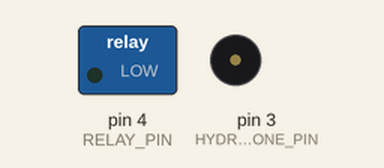
This sketch was run on a simulated Arduino Uno, built with avr-gcc and run on an emulated ATmega328P. On the bench: switched loads named in the sketch (green lamp = pin HIGH), buzzer (waves = sounding).

Above: at 0.1 s.
At 0.6 s:
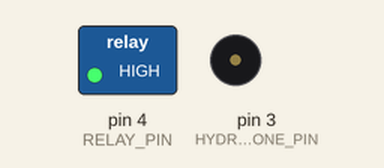
Timing chart, 0 to 2.1 s (numbered marks = the images above):
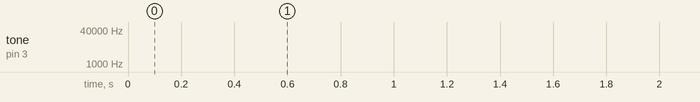

The sketch:

TestFrequencySweep.ino
```cpp
// Import default libraries
#include <Arduino.h>
#include "pindefs.h" // Pin definitions

void setup() {
  delay(500);
  pinMode(RELAY_PIN, OUTPUT);
  pinMode(HYDROPHONE_PIN, OUTPUT);

  digitalWrite(RELAY_PIN, HIGH);
}

int f = 8500; // Starting freq
int d = 1;

void loop() {
  tone(HYDROPHONE_PIN, f);
  f += d;
  if ((f > 15000 && d == 1) || (f < 7500 && d == -1)) {
    d *= -1;
  }
  if (f % 3 == 0) delay(1);
}
```

pindefs.h
```cpp
#ifndef PINDEFS_H
#define PINDEFS_H

    // Pin connected to neopixels strip
    // THESE ARE PINS ON THE TEENSY
    #define LED_PIN  2
    #define LED_COUNT 20
    int LED_BRIGHTNESS = 100;

    // Hydrophone output pin
    #define HYDROPHONE_PIN 3 // Which pin is the output?

    // TXRX Relay pin
    #define RELAY_PIN 4

    // Current ID (the ID the node listens to)
    #define NODE_ID 1
#endif
```
